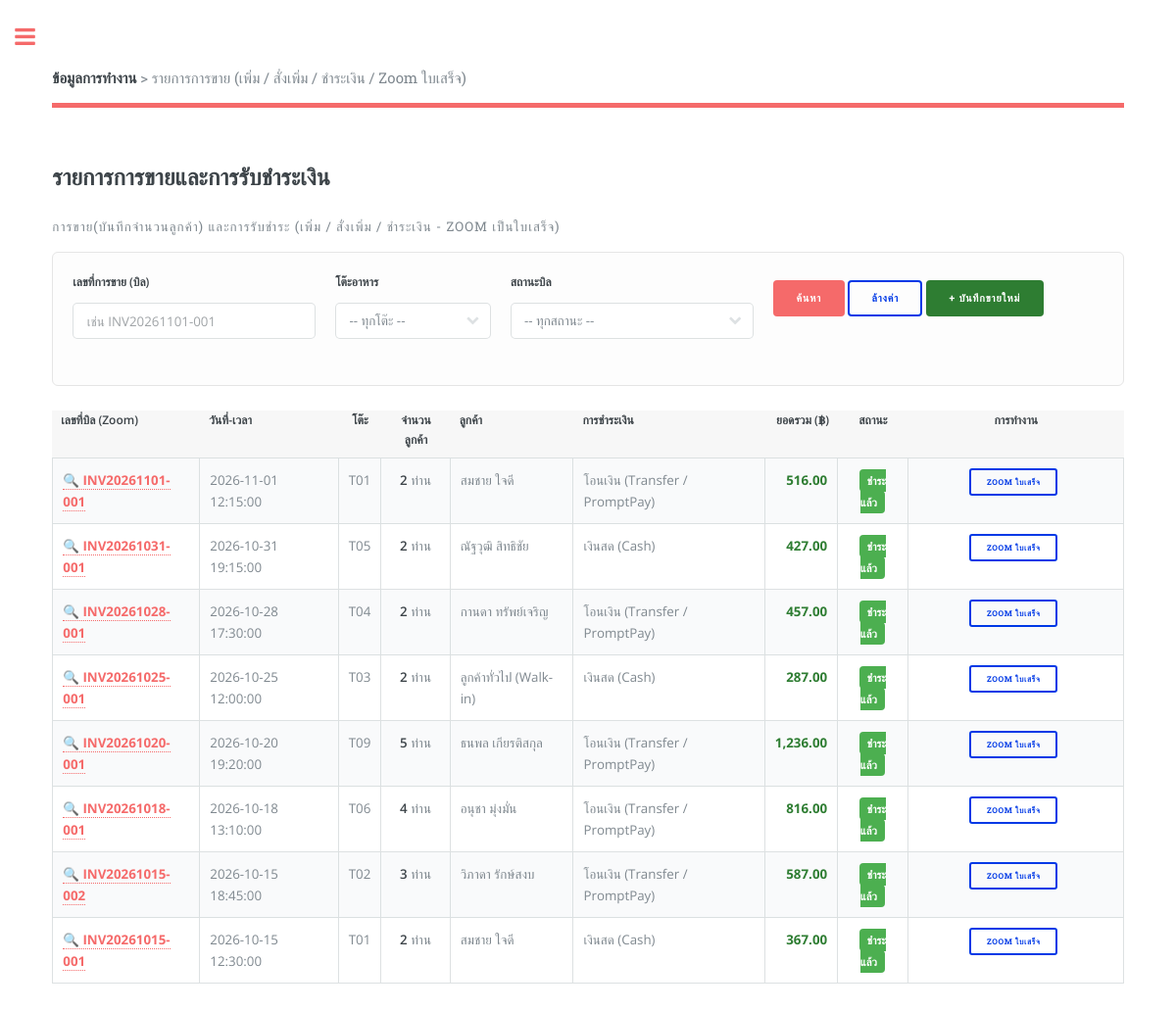
/sale_list.php, run on the app's committed database.
### tables this page shows
CREATE TABLE `sales` (
  `sale_id` varchar(20) NOT NULL,
  `sale_date` datetime NOT NULL,
  `table_no` varchar(10) NOT NULL,
  `customer_count` int(11) NOT NULL DEFAULT 1,
  `customer_id` varchar(10) NOT NULL,
  `paytype_id` varchar(10) DEFAULT 'CASH',
  `total_amount` decimal(10,2) NOT NULL DEFAULT 0.00,
  `payment_status` varchar(20) NOT NULL DEFAULT 'paid',  
  PRIMARY KEY (`sale_id`),
  KEY `fk_sales_table` (`table_no`),
  KEY `fk_sales_cust` (`customer_id`),
  KEY `fk_sales_pay` (`paytype_id`),
  CONSTRAINT `fk_sales_table` FOREIGN KEY (`table_no`) REFERENCES `restaurant_table` (`table_no`) ON UPDATE CASCADE,
  CONSTRAINT `fk_sales_cust` FOREIGN KEY (`customer_id`) REFERENCES `customer` (`customer_id`) ON UPDATE CASCADE,
  CONSTRAINT `fk_sales_pay` FOREIGN KEY (`paytype_id`) REFERENCES `paytype` (`paytype_id`) ON UPDATE CASCADE
);

CREATE TABLE `customer` (
  `customer_id` varchar(10) NOT NULL,
  `customer_name` varchar(100) NOT NULL,
  `phone` varchar(20) DEFAULT NULL,
  `email` varchar(100) DEFAULT NULL,
  `member_point` int(11) DEFAULT 0,
  PRIMARY KEY (`customer_id`)
);

CREATE TABLE `paytype` (
  `paytype_id` varchar(10) NOT NULL,
  `paytype_name` varchar(50) NOT NULL,
  `description` varchar(150) DEFAULT NULL,
  PRIMARY KEY (`paytype_id`)
);

### sale_list.php (the view, shortened to what this page needs)
<?php
include('connect_db.php');
$s_sale_id = isset($_REQUEST['s_sale_id']) ? trim($_REQUEST['s_sale_id']) : '';
$sql = "SELECT s.*, c.customer_name, c.phone, pt.paytype_name
        FROM sales s
        LEFT JOIN customer c ON s.customer_id = c.customer_id
        LEFT JOIN paytype pt ON s.paytype_id = pt.paytype_id
        WHERE 1=1 ";
$sql .= " ORDER BY s.sale_date DESC ";
$record = mysqli_query($conn, $sql);
?>
<!DOCTYPE HTML>
<html lang="th">
<head>
	<link rel="stylesheet" href="assets/css/main.css" />
</head>
<body>
	<div id="wrapper">
		<div id="main">
			<div class="inner">
				<header id="header">
					<a href="sale_list.php" class="logo"><strong>ข้อมูลการทำงาน</strong> &gt; รายการการขาย (เพิ่ม / สั่งเพิ่ม / ชำระเงิน / Zoom ใบเสร็จ)</a>
				</header>
				<section>
					<header class="main">
						<h2>รายการการขายและการรับชำระเงิน</h2>
						<p>การขาย(บันทึกจำนวนลูกค้า) และการรับชำระ (เพิ่ม / สั่งเพิ่ม / ชำระเงิน - zoom เป็นใบเสร็จ)</p>
					</header>
					<div class="search-panel">
						<form method="get" action="sale_list.php">
							<div class="row uniform">
								<div class="3u 12u$(xsmall)">
									<label for="s_sale_id">เลขที่การขาย (บิล)</label>
									<input type="text" name="s_sale_id" id="s_sale_id" value="<?php echo htmlspecialchars($s_sale_id); ?>" placeholder="เช่น INV20261101-001" />
								</div>
								<div class="2u 12u$(xsmall)">
									<label for="s_table_no">โต๊ะอาหาร</label>
									<div class="select-wrapper">
										<select name="s_table_no" id="s_table_no">
											<option value="">-- ทุกโต๊ะ --</option>
										</select>
									</div>
								</div>
								<div class="3u 12u$(xsmall)">
									<label for="s_status">สถานะบิล</label>
									<div class="select-wrapper">
										<select name="s_status" id="s_status">
											<option value="">-- ทุกสถานะ --</option>
										</select>
									</div>
								</div>
								<div class="4u$ 12u$(xsmall)" style="padding-top: 28px;">
									<input type="submit" value="ค้นหา" class="special" />
									<a href="sale_list.php" class="button">ล้างค่า</a>
									<a href="sale_add.php" class="button special" style="background-color: #2e7d32;">+ บันทึกขายใหม่</a>
								</div>
							</div>
						</form>
					</div>
					<div class="table-wrapper">
						<table class="alt">
							<thead>
								<tr style="background-color: #f7f7f7;">
									<th>เลขที่บิล (Zoom)</th>
									<th>วันที่-เวลา</th>
									<th style="text-align: center;">โต๊ะ</th>
									<th style="text-align: center;">จำนวนลูกค้า</th>
									<th>ลูกค้า</th>
									<th>การชำระเงิน</th>
									<th style="text-align: right;">ยอดรวม (฿)</th>
									<th style="text-align: center;">สถานะ</th>
									<th style="text-align: center; width: 220px;">การทำงาน</th>
								</tr>
							</thead>
							<tbody>
								<?php
								if (mysqli_num_rows($record) > 0) {
									while ($row = mysqli_fetch_assoc($record)) {
								?>
								<tr>
									<td>
										<a href="zoom_receipt.php?sale_id=<?php echo urlencode($row['sale_id']); ?>" style="font-weight: bold; color: #f56a6a;">
											🔍 <?php echo htmlspecialchars($row['sale_id']); ?>
										</a>
									</td>
									<td><?php echo $row['sale_date']; ?></td>
									<td style="text-align: center;"><span class="tag"><?php echo htmlspecialchars($row['table_no']); ?></span></td>
									<td style="text-align: center;"><strong><?php echo $row['customer_count']; ?></strong> ท่าน</td>
									<td><?php echo htmlspecialchars($row['customer_name'] ? $row['customer_name'] : 'ลูกค้าทั่วไป'); ?></td>
									<td><?php echo htmlspecialchars($row['paytype_name']); ?></td>
									<td style="text-align: right; font-weight: bold; color: #2e7d32;"><?php echo number_format($row['total_amount'], 2); ?></td>
									<td style="text-align: center;">
										<?php if ($row['payment_status'] == 'paid') { ?>
											<span class="status-badge-paid">ชำระแล้ว</span>
										<?php } else { ?>
											<span class="status-badge-pending">รอชำระ</span>
										<?php } ?>
									</td>
									<td style="text-align: center;">
										<?php if ($row['payment_status'] == 'pending') { ?>
											<a href="sale_add_items.php?sale_id=<?php echo urlencode($row['sale_id']); ?>" class="button small action-btn" style="background-color: #0288d1; color:#fff;" title="สั่งอาหารเพิ่มในบิลเดิม">+ สั่งเพิ่ม</a>
											<a href="sale_checkout.php?sale_id=<?php echo urlencode($row['sale_id']); ?>" class="button small action-btn special" style="background-color: #388e3c;" title="ชำระเงิน">ชำระเงิน</a>
										<?php } else { ?>
											<a href="zoom_receipt.php?sale_id=<?php echo urlencode($row['sale_id']); ?>" class="button small action-btn" title="ดูใบเสร็จ">Zoom ใบเสร็จ</a>
										<?php } ?>
									</td>
								</tr>
								<?php
									}
								} else {
									echo "<tr><td colspan='9' style='text-align:center;'>ไม่พบรายการข้อมูลการขายตามเงื่อนไข</td></tr>";
								}
								?>
							</tbody>
						</table>
					</div>
				</section>
			</div>
		</div>
	</div>
</body>
</html>

### sale_list.php (style rules this page uses)
.search-panel { background: #fdfdfd; padding: 20px; border: 1px solid #e5e5e5; border-radius: 6px; margin-bottom: 25px; }
.status-badge-paid { background-color: #4caf50; color: #fff; padding: 4px 8px; border-radius: 4px; font-size: 0.85em; font-weight: bold; }
.action-btn { margin-right: 4px; margin-bottom: 4px; }

### data on the page
sales: sale_id "INV20261101-001", sale_date "2026-11-01 12:15:00", table_no "T01", customer_count "2", customer.customer_name "สมชาย ใจดี", paytype.paytype_name "โอนเงิน (Transfer / PromptPay)", total_amount "516.00", payment_status "ชำระแล้ว"
sales: sale_id "INV20261031-001", sale_date "2026-10-31 19:15:00", table_no "T05", customer_count "2", customer.customer_name "ณัฐวุฒิ สิทธิชัย", paytype.paytype_name "เงินสด (Cash)", total_amount "427.00", payment_status "ชำระแล้ว"
sales: sale_id "INV20261028-001", sale_date "2026-10-28 17:30:00", table_no "T04", customer_count "2", customer.customer_name "กานดา ทรัพย์เจริญ", paytype.paytype_name "โอนเงิน (Transfer / PromptPay)", total_amount "457.00", payment_status "ชำระแล้ว"
sales: sale_id "INV20261025-001", sale_date "2026-10-25 12:00:00", table_no "T03", customer_count "2", customer.customer_name "ลูกค้าทั่วไป (Walk-in)", paytype.paytype_name "เงินสด (Cash)", total_amount "287.00", payment_status "ชำระแล้ว"
sales: sale_id "INV20261020-001", sale_date "2026-10-20 19:20:00", table_no "T09", customer_count "5", customer.customer_name "ธนพล เกียรติสกุล", paytype.paytype_name "โอนเงิน (Transfer / PromptPay)", total_amount "1,236.00", payment_status "ชำระแล้ว"
sales: sale_id "INV20261018-001", sale_date "2026-10-18 13:10:00", table_no "T06", customer_count "4", customer.customer_name "อนุชา มุ่งมั่น", paytype.paytype_name "โอนเงิน (Transfer / PromptPay)", total_amount "816.00", payment_status "ชำระแล้ว"
sales: sale_id "INV20261015-002", sale_date "2026-10-15 18:45:00", table_no "T02", customer_count "3", customer.customer_name "วิภาดา รักษ์สงบ", paytype.paytype_name "โอนเงิน (Transfer / PromptPay)", total_amount "587.00", payment_status "ชำระแล้ว"
sales: sale_id "INV20261015-001", sale_date "2026-10-15 12:30:00", table_no "T01", customer_count "2", customer.customer_name "สมชาย ใจดี", paytype.paytype_name "เงินสด (Cash)", total_amount "367.00", payment_status "ชำระแล้ว"
